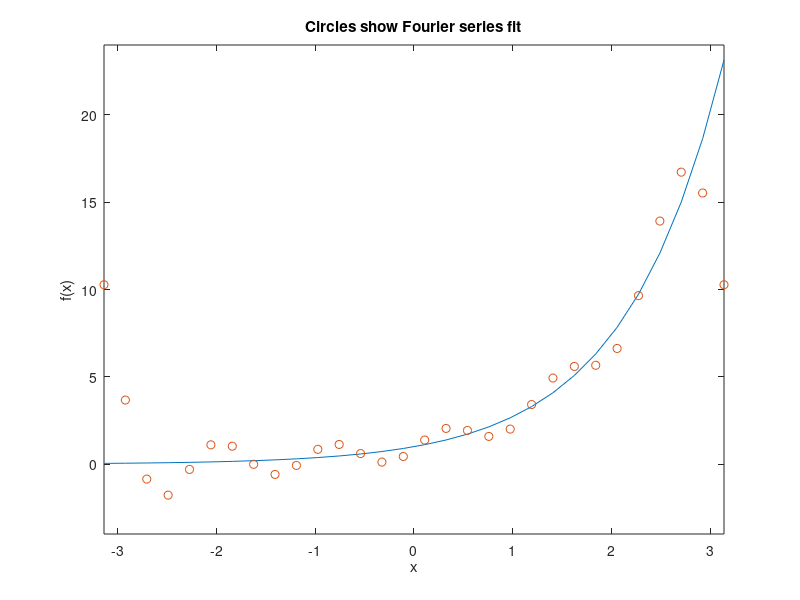

Write MATLAB code to recreate this figure.
% MATLAB file Fourier_demo.m
% Program to demonstrate Fourier series approximation to 
% Function exp(x)  in the domain  -pi< x < pi
% (See Hildebrand, Advanced Calculus for Applications)
% Student should try different number of modes to see how
% the approximation improves with added modes
%
close all
clear all
N = input('type number of Fourier modes to include  ')
x = linspace(-pi,pi,30);
f = exp(x);
A0 = sinh(pi)/pi;
F = ones(size(x))*A0;
for j=1:N
    An(j) = 2*sinh(pi)/pi*cos(j*pi)/(j^2+1);
    Bn(j) = -2*sinh(pi)/pi*j*cos(j*pi)/(j^2+1);
end
for j=1:N
    F = F + An(j).*cos(j*x) +Bn(j).*sin(j*x);
end
plot(x,f)
hold on
plot(x,F,'o'), title('Circles show Fourier series fit')
xlabel('x'), ylabel('f(x)')
axis([ -pi pi -4 24])
